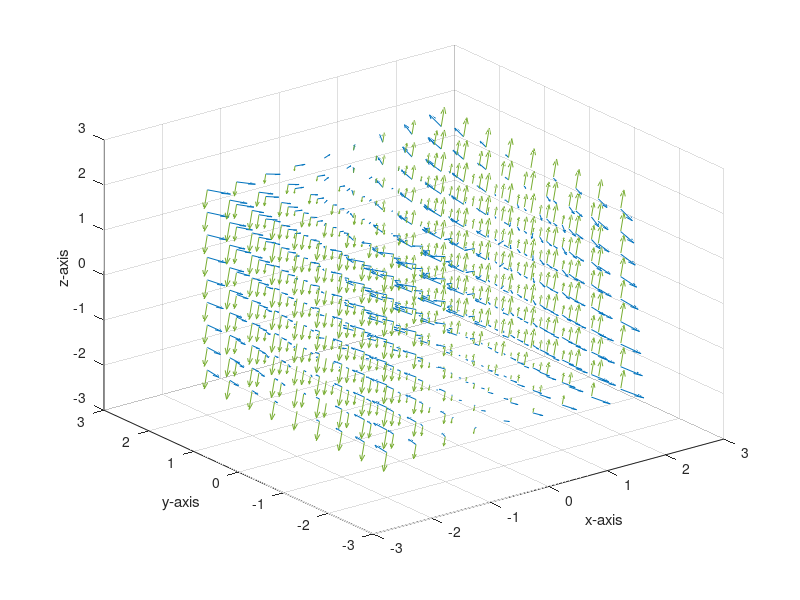
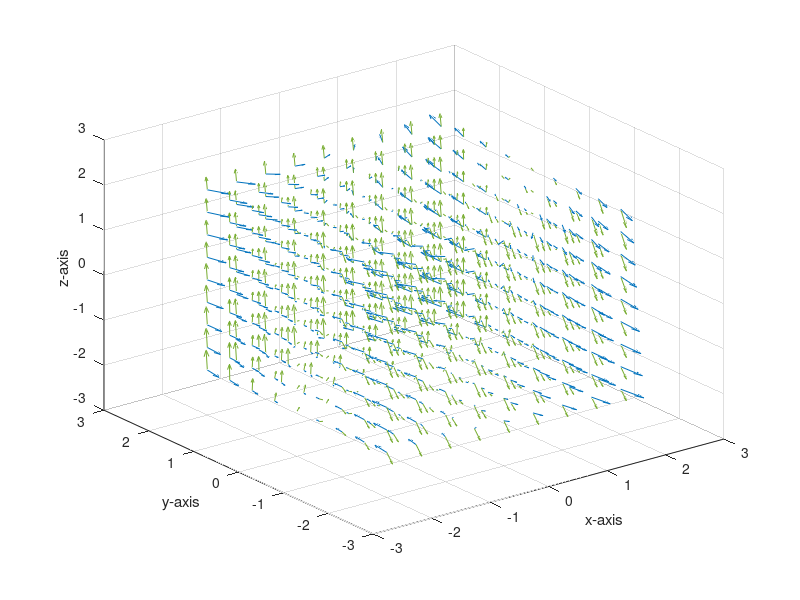

Recreate these plots in MATLAB, in order.
% To calculate divergence and curl of a given vector 

clc;
clear all;
close all;

%finding divergence
[x,y,z]=meshgrid(-2:0.5:2); %defining rectangular grid with x,y,z
fx=y.*z; %vector along x direction
fy=4.*x.*y; %vector along y direction
fz=y; %vector along z direction
div=divergence(x,y,z,fx,fy,fz); %find divergence
figure(1)
figure('Name','divergence')
quiver3(x,y,z,fx,fy,fz) %plot x,y,z vectors
hold on
quiver3(x,y,z,div,div,div) %plot divergence
xlabel('x-axis');
ylabel('y-axis');
zlabel('z-axis');
hold off

%finding curl
[cx,cy,cz]=curl(x,y,z,fx,fy,fz); %find curl
figure(2)
figure('Name','curl')
quiver3(x,y,z,fx,fy,fz) %plot vectors
hold on
quiver3(x,y,z,cx,cy,cz)%plot curl
xlabel('x-axis');
ylabel('y-axis');
zlabel('z-axis');




